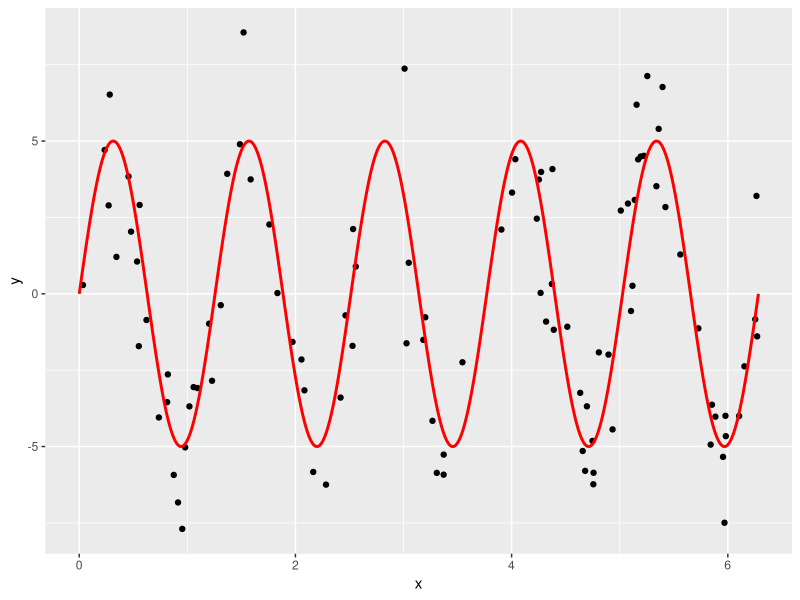

Write the R code that produced this figure. (Note: a time limit stopped this script after it produced the figure.)
# Setup -------------------------------------------------------------------
library(tidyverse)
library(broom)

# Let these be:
# -true function f(x) for a one-dimensional predictor x
# -the standard deviation of the true epsilon i.e. the noise
f <- function(x) {
  5*sin(5*x)
}
sigma <- 2

# This function generates a random sample. Random in terms of both
# -the predictor x
# -the amount of noise eps
generate_sample <- function(f, sample_size, sigma) {
  data_frame(
    x = runif(n = sample_size, min = 0, max = 2*pi),
    f_x = f(x),
    eps = rnorm(n = sample_size, mean = 0, sd = sigma),
    y = f_x + eps
  )
}

# Generate Training Data via Sampling -------------------------------------
# We observe points (x,y). Here we are pretending to know the exact break down 
# of y into f(x) and eps:
train_data <- generate_sample(f, sample_size = 100, sigma = sigma) %>%
  dplyr::select(x, y)

# The true model f(x) is in red:
ggplot(train_data, aes(x=x)) +
  geom_point(aes(y=y)) +
  stat_function(data=data_frame(x=c(0,2*pi)), aes(x=x), fun=f, col="red", n=1000, size=1)





# Compute MSE, Bias^2, Variance for Range of df --------------------------

# Number of simuations to average the behavior of f_hat = y_hat over
n_sim <- 10000
# Sample size of each training data
sample_size <- 200
# Value of x for test data
x0 <- 0.5
test_data <- data_frame(x=x0)
# Vector of different degrees of freedom to try:
df_vector <- c(3:99)

# Save values here:
MSE <- rep(0, length(df_vector)) 
bias_squared <- rep(0, length(df_vector))
variance <- rep(0, length(df_vector))

# Do your work here. You'll need a "pull back the curtain" moment at some point:

for (deg_f in df_vector){
  #create a vector for predictions
  predictions <- rep(0, n_sim)
  
  for(i in 1:n_sim){
    #generate train data
    train_data <- generate_sample(f, sample_size, sigma = sigma)
    
    #create a model with the current df value
    model_spline <- smooth.spline(train_data$x, train_data$y, df=deg_f)
    
    #fit the model and store the result in the predictions vector
    predictions[i] <- predict(model_spline, x=test_data$x) %>%
      tbl_df() %>%
      left_join(test_data, by="x") %>%
      .[["y"]]
    
  }
  #just a reference to see where we are on the code processing process
  print(deg_f)
  
  #pull the curtain
  set.seed(76)
  truth <- data_frame(
    x = rep(x0, n_sim),
    f_x = f(x),
    eps = rnorm(n = n_sim, mean = 0, sd = sigma),
    y = f_x + eps
  )
  
  # Add predictions
  truth <- truth %>%
    mutate(y_hat=predictions)
  
  #put current MSE in the right index of the vector
  MSE[deg_f-2] <- truth %>% 
    summarise(MSE = mean((y - y_hat)^2)) %>% 
    .[["MSE"]]
  
  #put current bias in the right index of the vector
  bias_squared[deg_f-2] <- truth %>%
    summarise(bias_squared = (mean(f_x - y_hat))^2) %>%
    .[["bias_squared"]]
  
  #put current variance in the right index of the vector
  variance[deg_f-2] <- truth %>%
    summarise(variance = var(y_hat))%>%
    .[["variance"]]

}



# Create Data Frames -------------------------------------------------------
# Create results data frame based on previous results
results <- data_frame(
  df = df_vector,
  MSE = MSE,
  bias_squared = bias_squared,
  variance = variance
) 
# Convert to tidy data format (rows=observations, cols=variables) using
# tidyr::gather
results_tidy <- results %>% 
  tidyr::gather(type, value, -df)




# Plots -------------------------------------------------------

# Plot bias_squared vs variance (on log vs log scale)
bias_sq_vs_var_plot <- 
  ggplot(results, aes(x=bias_squared, y=variance)) +
  geom_text(aes(label=df)) +
  scale_y_log10() +
  scale_x_log10()
bias_sq_vs_var_plot
ggsave(file="bias_sq_vs_var.pdf", plot=bias_sq_vs_var_plot, width = 6, height=4)

# Plot MSE, bias_squared, variance
MSE_plot <- 
  ggplot(results_tidy, aes(x=df, y=value, col=type)) +
  geom_line()
MSE_plot
ggsave(file="MSE.pdf", plot=MSE_plot, width = 6, height=4)
